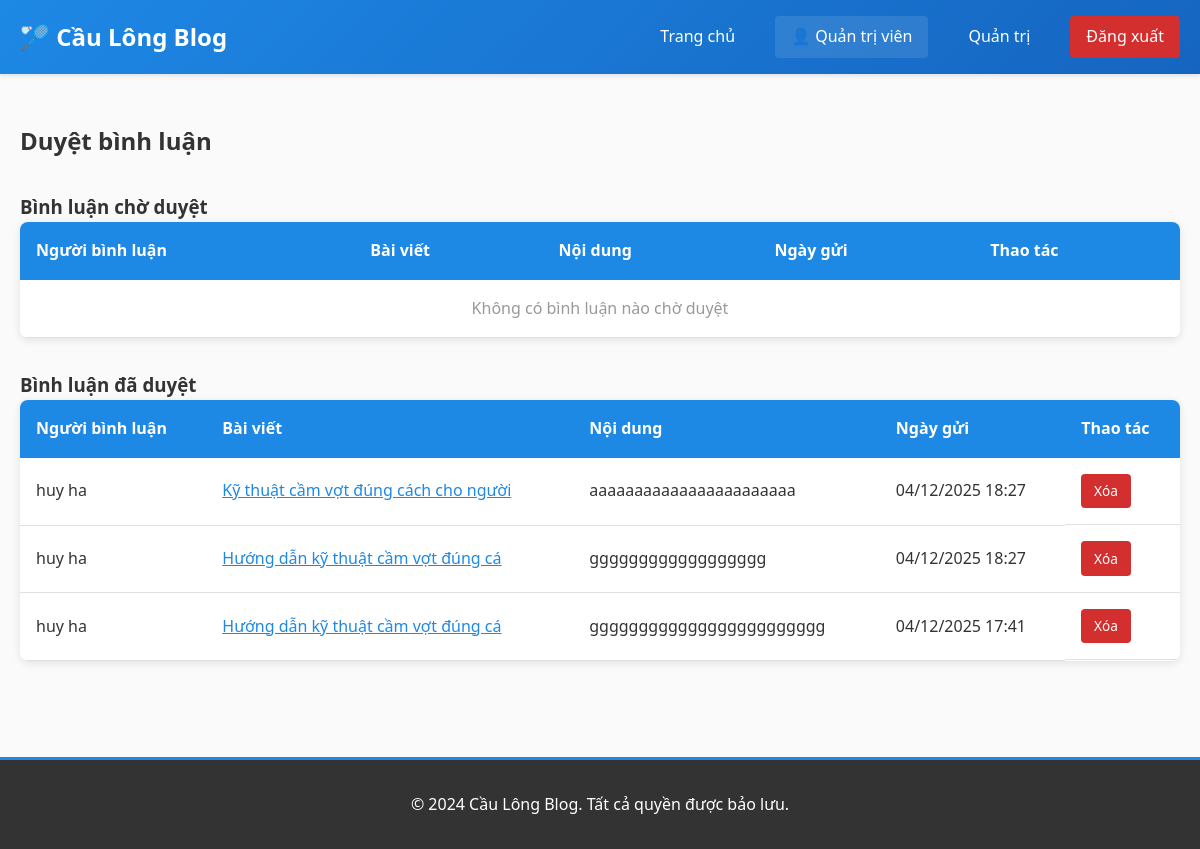
Screenshot of /admin/manage_comments.php (signed in) with the database file from the repository.
### tables this page shows
CREATE TABLE `comment` (
  `comment_id` int(11) NOT NULL,
  `article_id` int(11) DEFAULT NULL,
  `user_id` int(11) DEFAULT NULL,
  `content` text DEFAULT NULL,
  `status` enum('pending','approved') DEFAULT 'pending',
  `created_at` datetime DEFAULT current_timestamp()
);

CREATE TABLE `user` (
  `user_id` int(11) NOT NULL,
  `username` varchar(50) DEFAULT NULL,
  `password_hash` varchar(255) DEFAULT NULL,
  `full_name` varchar(100) DEFAULT NULL,
  `role` enum('ADMIN','USER') DEFAULT 'USER',
  `created_at` datetime DEFAULT current_timestamp()
);

CREATE TABLE `article` (
  `article_id` int(11) NOT NULL,
  `title` varchar(255) DEFAULT NULL,
  `content` text DEFAULT NULL,
  `author_id` int(11) DEFAULT NULL,
  `category_id` int(11) DEFAULT NULL,
  `created_at` datetime DEFAULT current_timestamp(),
  `views` int(11) DEFAULT 0
);

### admin/manage_comments.php (the view, shortened to what this page needs)
<?php
include "../header.php";
?>
<div class="container">
    <div class="admin-header">
        <h2>Duyệt bình luận</h2>
    </div>
    <h3>Bình luận chờ duyệt</h3>
    <table class="data-table">
        <thead>
            <tr>
                <th>Người bình luận</th>
                <th>Bài viết</th>
                <th>Nội dung</th>
                <th>Ngày gửi</th>
                <th>Thao tác</th>
            </tr>
        </thead>
        <tbody>
            <?php
            $pending = $conn->query("SELECT comment.*, user.full_name, article.title
                                    FROM comment
                                    JOIN user ON comment.user_id = user.user_id
                                    JOIN article ON comment.article_id = article.article_id
                                    WHERE comment.status='pending'
                                    ORDER BY comment.created_at DESC");
            if ($pending && $pending->num_rows > 0) {
                while($c = $pending->fetch_assoc()) {
                    echo "<tr>";
                    echo "<td>".htmlspecialchars($c['full_name'])."</td>";
                    echo "<td><a href='../article.php?id=".(int)$c['article_id']."' style='color: var(--primary-color);'>".htmlspecialchars(substr($c['title'], 0, 50))."</a></td>";
                    $fullContent = htmlspecialchars($c['content'], ENT_QUOTES);
                    $excerpt = htmlspecialchars(mb_substr($c['content'], 0, 60));
                    echo "<td>$excerpt";
                    if (mb_strlen($c['content']) > 60) {
                        echo " <button class='btn btn-small btn-primary btn-view' data-content=\"$fullContent\">Xem</button>";
                    }
                    echo "</td>";
                    echo "<td>".date('d/m/Y H:i', strtotime($c['created_at']))."</td>";
                    echo "<td class='table-actions'>";
                    echo "<a href='?approve=".(int)$c['comment_id']."' class='approve'>Duyệt</a>";
                    echo "<a href='?delete=".(int)$c['comment_id']."' class='delete' onclick=\"return confirm('Xóa bình luận?')\">Xóa</a>";
                    echo "</td>";
                    echo "</tr>";
                }
            } else {
                echo "<tr><td colspan='5' class='no-data'>Không có bình luận nào chờ duyệt</td></tr>";
            }
            ?>
        </tbody>
    </table>
    <h3 style="margin-top: 2rem;">Bình luận đã duyệt</h3>
    <table class="data-table">
        <thead>
            <tr>
                <th>Người bình luận</th>
                <th>Bài viết</th>
                <th>Nội dung</th>
                <th>Ngày gửi</th>
                <th>Thao tác</th>
            </tr>
        </thead>
        <tbody>
            <?php
            $approved = $conn->query("SELECT comment.*, user.full_name, article.title
                                     FROM comment
                                     JOIN user ON comment.user_id = user.user_id
                                     JOIN article ON comment.article_id = article.article_id
                                     WHERE comment.status='approved'
                                     ORDER BY comment.created_at DESC
                                     LIMIT 20");
            if ($approved && $approved->num_rows > 0) {
                while($c = $approved->fetch_assoc()) {
                    echo "<tr>";
                    echo "<td>".htmlspecialchars($c['full_name'])."</td>";
                    echo "<td><a href='../article.php?id=".(int)$c['article_id']."' style='color: var(--primary-color);'>".htmlspecialchars(substr($c['title'], 0, 50))."</a></td>";
                    $excerpt = htmlspecialchars(mb_substr($c['content'], 0, 60));
                    echo "<td>$excerpt";
                    echo "</td>";
                    echo "<td>".date('d/m/Y H:i', strtotime($c['created_at']))."</td>";
                    echo "<td class='table-actions'>";
                    echo "<a href='?delete=".(int)$c['comment_id']."' class='delete' onclick=\"return confirm('Xóa bình luận?')\">Xóa</a>";
                    echo "</td>";
                    echo "</tr>";
                }
            } else {
                echo "<tr><td colspan='5' class='no-data'>Chưa có bình luận nào</td></tr>";
            }
            ?>
        </tbody>
    </table>
</div>
<?php include "../footer.php"; ?>

### assets/style.css (style rules this page uses)
* { margin: 0; padding: 0; box-sizing: border-box; }
:root { --primary-color: #1e88e5; --secondary-color: #43a047; --accent-color: #ff6f00; --light-gray: #f5f5f5; --dark-gray: #333; --border-color: #e0e0e0; }
body { font-family: 'Segoe UI', Tahoma, Geneva, Verdana, sans-serif; line-height: 1.6; color: var(--dark-gray); background-color: #fafafa; }
.container { max-width: 1200px; margin: 0 auto; padding: 0 20px; }
.admin-header { margin-bottom: 2rem; }
.data-table { width: 100%; border-collapse: collapse; background: white; border-radius: 8px; overflow: hidden; box-shadow: 0 2px 8px rgba(0, 0, 0, 0.1); }
.data-table thead { background-color: var(--primary-color); color: white; }
.data-table th { padding: 1rem; text-align: left; font-weight: 600; }
.data-table td { padding: 1rem; border-bottom: 1px solid var(--border-color); }
.table-actions { display: flex; gap: 0.5rem; }
.table-actions a { padding: 0.4rem 0.8rem; font-size: 0.85rem; text-decoration: none; border-radius: 4px; transition: all 0.3s ease; }
.table-actions .delete { background-color: #d32f2f; color: white; }
.no-data { text-align: center; padding: 2rem; color: #999; background: white; border-radius: 8px; }

### rows the page displays
comment: user.full_name "huy ha", article.title "Kỹ thuật cầm vợt đúng cách cho người", content "aaaaaaaaaaaaaaaaaaaaaaa", created_at "04/12/2025 18:27"
comment: user.full_name "huy ha", article.title "Hướng dẫn kỹ thuật cầm vợt đúng cá", content "gggggggggggggggggg", created_at "04/12/2025 18:27"
comment: user.full_name "huy ha", article.title "Hướng dẫn kỹ thuật cầm vợt đúng cá", content "gggggggggggggggggggggggg", created_at "04/12/2025 17:41"

### other values shown
$_SESSION['name'] "Quản trị viên"
